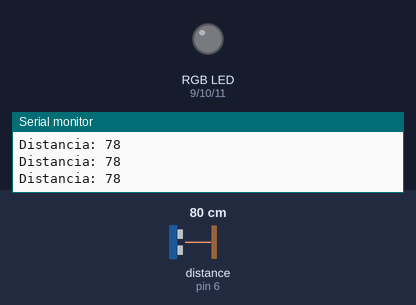
A sketch run on a simulated Arduino Uno, built with avr-gcc and run on an emulated ATmega328P. Parts: an RGB LED mixed from three pins (HIGH = lit), the last lines printed to the serial monitor. Wiring (inferred from the names in the program): ultrasonic range finder: trigger pin 2; echo pin 6. The test bench sets the inputs (shaded band); at power-on: distance to the obstacle (sensor on pin 6) 80 cm. The echo pulse lasts 58.3 µs per cm; pins used as bus, display or sensor lines are not drawn.

Above: at 1.2 s.
1.3 s: distance to the obstacle (sensor on pin 6) set to 28 cm
4.3 s: distance to the obstacle (sensor on pin 6) set to 23 cm
At 4.9 s:
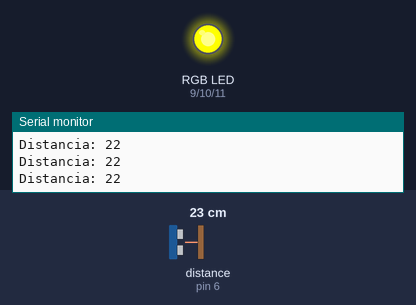
5.8 s: distance to the obstacle (sensor on pin 6) set to 13 cm
8.8 s: distance to the obstacle (sensor on pin 6) set to 10 cm
At 9.2 s:
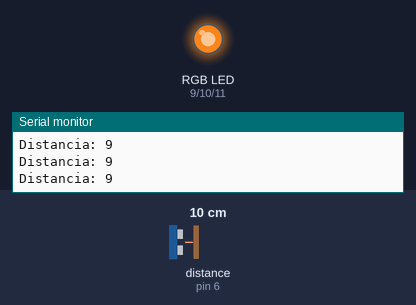
10.3 s: distance to the obstacle (sensor on pin 6) set to 8 cm
13.3 s: distance to the obstacle (sensor on pin 6) set to 5 cm
At 14.8 s:
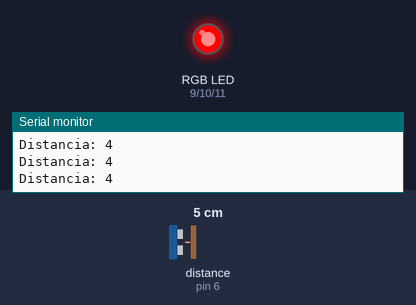
Timing chart, 0 to 15.8 s (numbered marks = the images above; inputs shaded):
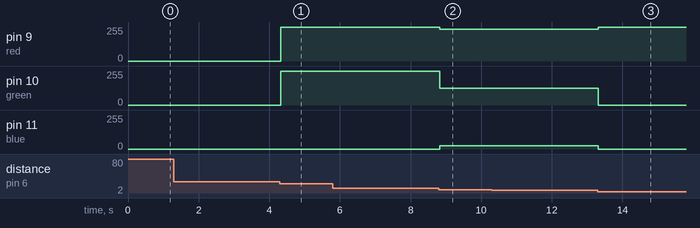

Measured:
- the behaviour switches between 27 and 26 cm on distance to the obstacle (sensor on pin 6) (found by bisection; images 0 and 1)
- the behaviour switches between 12 and 11 cm on distance to the obstacle (sensor on pin 6) (found by bisection; images 1 and 2)
- the behaviour switches between 7 and 6 cm on distance to the obstacle (sensor on pin 6) (found by bisection; images 2 and 3)
- after the input at 4.3 s, pin 9 (red), pin 10 (green): 0/255 → 255/255 at once
- after the input at 8.8 s, pin 9 (red): 255/255 → 239/255 at once; pin 10 (green): 255/255 → 127/255 at once; pin 11 (blue): 0/255 → 26/255 at once
- after the input at 13.3 s, pin 9 (red): 239/255 → 255/255 at once; pin 10 (green): 127/255 → 0/255 at once; pin 11 (blue): 26/255 → 0/255 at once

The sketch:

TP1EJ10.ino
```cpp
/* 10. Se podría mejorar el ejercicio anterior variando los colores de en esta secuencia rojo-anaranjado-amarillo. */


void setup() {
  Serial.begin(9600);
  pinMode(9, OUTPUT);//red
  pinMode(10, OUTPUT);//green
  pinMode(11, OUTPUT);//blue
  pinMode(6, INPUT);//echo
  pinMode(2, OUTPUT);//trig
}

void loop() {
  digitalWrite(2, LOW);
  delayMicroseconds(100);
  digitalWrite(2, HIGH);
  delayMicroseconds(200);
  digitalWrite(2, LOW);

  int duration = pulseIn(6, HIGH);
  int cm= duration*0.034/2;
  Serial.print("Distancia: ");
  Serial.print(cm);
  Serial.println(' ');
  encender(cm);
}

void encender(int cm){
    if (cm<=5){
      analogWrite(9, 255);
      analogWrite(10, 0);
      analogWrite(11, 0);
    }
    if ((cm>5) && (cm<=10)){
      analogWrite(9, 239);
      analogWrite(10, 127);
      analogWrite(11, 26);
    }
    if ((cm>10) && (cm<=25)){
      analogWrite(9, 255);
      analogWrite(10, 255);
      analogWrite(11, 0);
    }
    if (cm>25){
      analogWrite(9, 0);
      analogWrite(10, 0);
      analogWrite(11, 0);
   }
}
```
